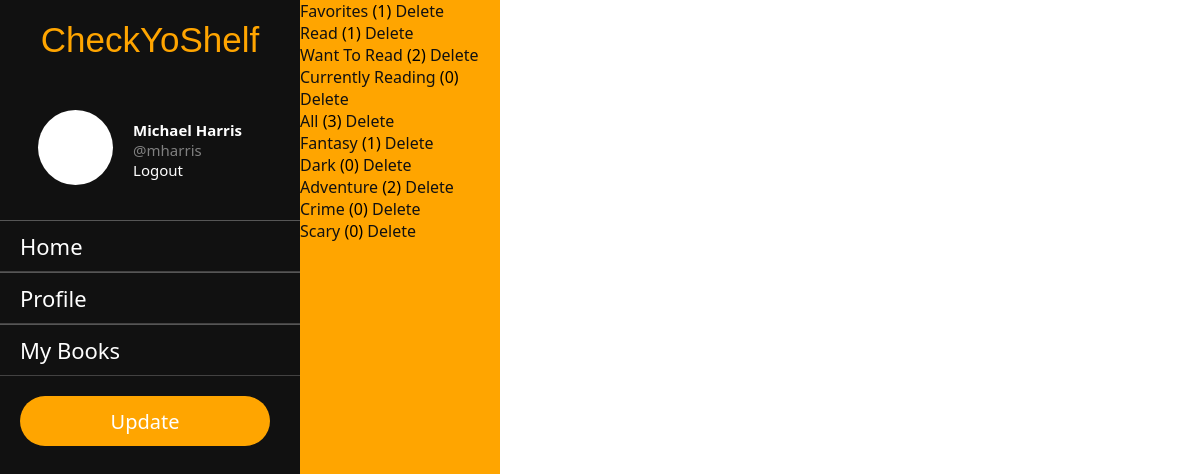
Page /All/bookshelves (signed in) on the earlier database version.
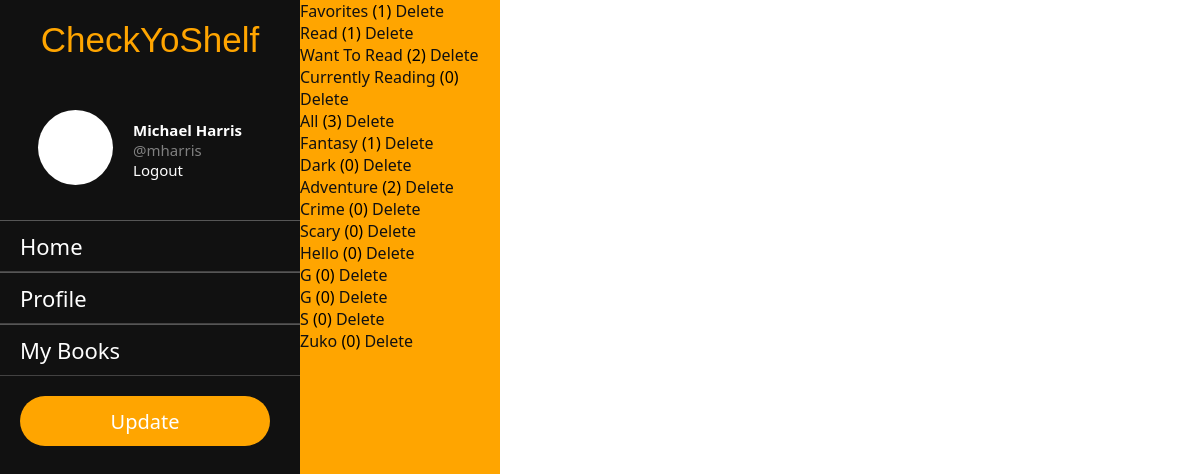
Same page on the later database version.
### app/models.py (models this page shows)
class Bookshelf(models.Model):
    profile = models.ForeignKey(
        Profile, on_delete=models.CASCADE, related_name="profile", null=True
    )
    books = models.ManyToManyField(Book, blank=True, related_name="books")
    name = models.CharField(max_length=200)
    def __str__(self):
        return self.name

### app/views.py (the view)
# urls.py: path("<str:username>/bookshelves", bookshelf_view, name="bookshelves"),
@login_required(login_url="login")
def bookshelf_view(request, username):
    context = {}
    current_user = request.user
    my_profile = Profile.objects.get(user=current_user)
    try:
        user = User.objects.get(username=username)
        profile = Profile.objects.get(user=user)
    except:
        user = None
        profile = None
    bookshelves = Bookshelf.objects.filter(profile=profile)
    bookshelves_count = {}
    for shelf in bookshelves:
        shelf_books = shelf.books.all()
        bookshelves_count[shelf] = shelf_books.count()
    context["current_user"] = current_user
    context["my_profile"] = my_profile
    context["user"] = user
    context["profile"] = profile
    context["bookshelves_count"] = bookshelves_count
    return render(request, "bookshelves.html", context)

### app/templates/bookshelves.html (shortened to what this page needs)
{% extends "base.html" %}  {% block content %}
<div class="bookshelf-nav">
  <ul>
    {% for shelf, count in bookshelves_count.items %}
    <li>
      <a href="{% url "books" profile.user shelf %}">{{ shelf }}</a> ({{ count }})
      <a href="{% url "delete_bookshelf" profile.user shelf %}">Delete</a>
    </li>
    {% endfor %}
  </ul>
</div>
{% endblock content %}

Differences in the rows shown:
added Bookshelf: name "Hello", count "0"
added Bookshelf: name "G", count "0"
added Bookshelf: name "G", count "0"
added Bookshelf: name "S", count "0"
added Bookshelf: name "Zuko", count "0"
